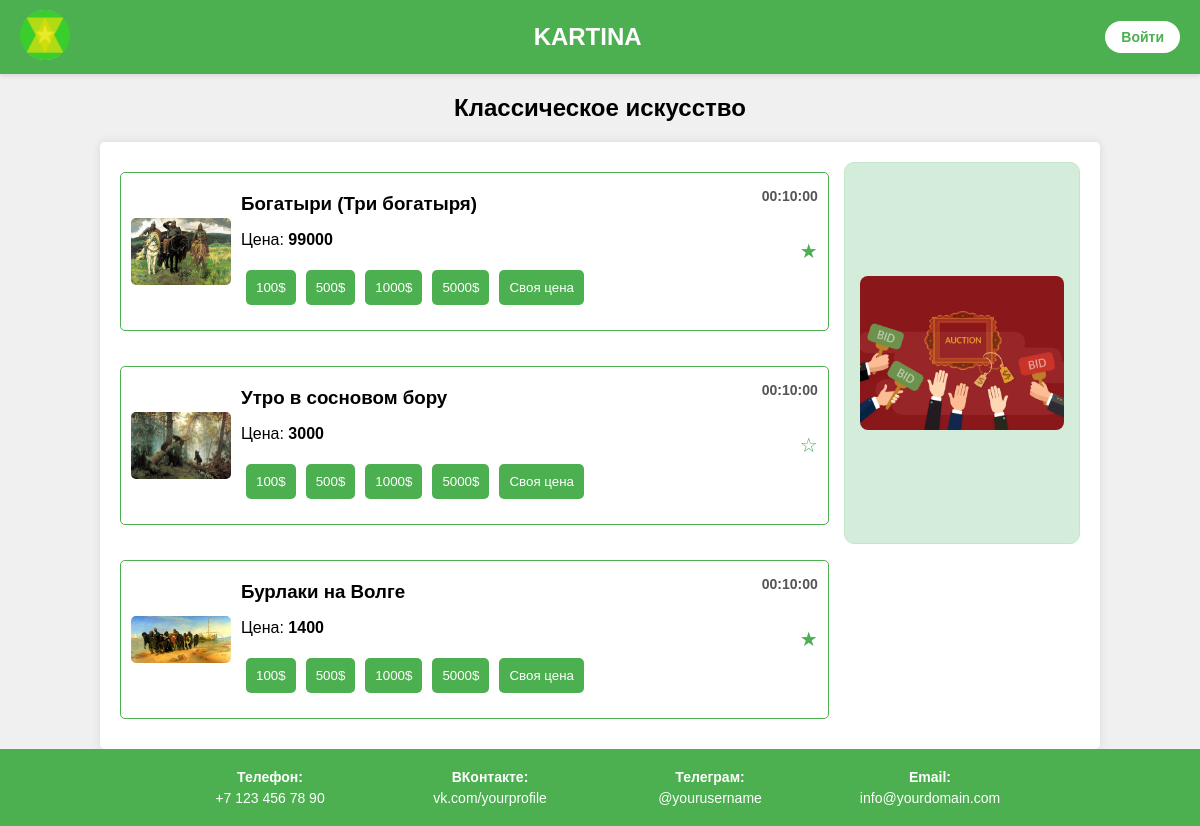
Before: /classic_art with the older database file.
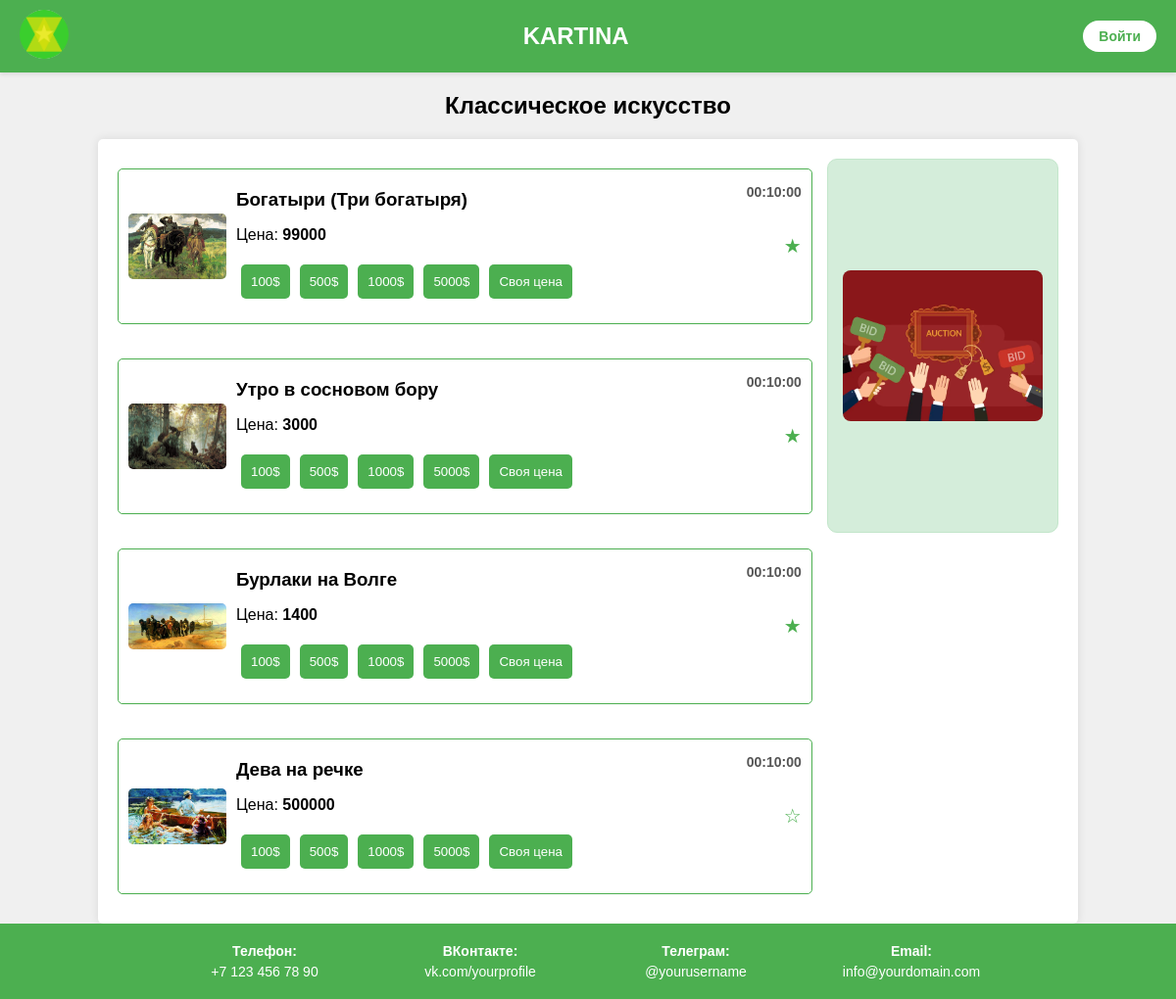
After: the same page with the newer database file.
### main/models.py (models this page shows, shortened)
class classic_picture(models.Model):
    title = models.CharField('Название картины', max_length=50)
    price = models.IntegerField(default=0)
    picture = models.ImageField(upload_to='')

### main/views.py (the view)
# urls.py: path('classic_art', views.classic_art),
def classic_art(request):
    classic_pic = classic_picture.objects.all()
    favorites = favorites_picture.objects.filter(
        picture_type='classic',
        original_id__in=classic_pic.values_list('id', flat=True)
    )
    favorite_ids_dict = {fav.original_id: fav.id for fav in favorites}
    return render(request, 'main/Klassicheskoe_iskusstvo.html', {
        'classic_pic': classic_pic,
        'favorite_ids_dict': favorite_ids_dict
    })

### main/views.py (called while the page is built)
@register.filter
def get_item(dictionary, key):
    return dictionary.get(key)

### main/templates/main/Klassicheskoe_iskusstvo.html (shortened to what this page needs)
<!DOCTYPE html>
<html lang="ru">
<head>
    <link rel="stylesheet" href="/media/styles.css">
</head>
<div class="header">
    <div class="logo">
        <a href="/">
            <img src="/media/logo.png" alt="Логотип">
        </a>
    </div>
    <div class="title">KARTINA</div>
    <div>
        {% if user.is_authenticated %}
            <a href="/favorites" class="nav-button">Избранное</a>
            <a href="/my_picture" class="nav-button">Мои картины</a>
            <a href="/logout" class="nav-button">Выйти</a>
        {% else %}
            <a href="login" class="nav-button">Войти</a>
        {% endif %}
    </div>
</div>
    <h2 style="text-align: center; margin-top: 20px;">Классическое искусство</h2>
    <div class="container">
        <div class="main-content list">
            {% for el in classic_pic %}
                <div class="artwork">
                    <img src="{{ el.picture.url }}" alt="{{ el.title }}">
                    <div>
                        <h3>{{ el.title }}</h3>
                        <p>Цена: <span class="price">{{ el.price }}</span></p>
                        <div class="price-buttons">
                            <button onclick="setCustomPrice(100, this)">100$</button>
                            <button onclick="setCustomPrice(500, this)">500$</button>
                            <button onclick="setCustomPrice(1000, this)">1000$</button>
                            <button onclick="setCustomPrice(5000, this)">5000$</button>
                            <button onclick="showCustomPrice(this)">Своя цена</button>
                        </div>
                    </div>
                    <div class="favorite"
                         onclick="toggleFavorite(this, {{ el.id }}, 'classic')"
                         {% if el.id in favorite_ids_dict %}
                         data-favorite-id="{{ favorite_ids_dict|get_item:el.id }}"
                         {% endif %}>
                        {% if el.id in favorite_ids_dict %}★{% else %}☆{% endif %}
                    </div>
                    <div class="timer">00:10:00</div>
                </div>
            {% endfor %}
        </div>
        <div class="sidebar">
      <div class="advertisement">
        <img src="/media/auction-art.png" alt="Реклама аукциона картин" />
      </div>
    </div>
    </div>
    <div class="footer">
    <div class="contact-item">
        <strong>Телефон:</strong> <span>+7 123 456 78 90</span>
    </div>
    <div class="contact-item">
        <strong>ВКонтакте:</strong> <a href="https://vk.com/yourprofile" style="color: white; text-decoration: none;">vk.com/yourprofile</a>
    </div>
    <div class="contact-item">
        <strong>Телеграм:</strong> <a href="https://t.me/yourusername" style="color: white; text-decoration: none;">@yourusername</a>
    </div>
    <div class="contact-item">
        <strong>Email:</strong> <a href="mailto:info@yourdomain.com" style="color: white; text-decoration: none;">info@yourdomain.com</a>
    </div>
</body>
</html>

### media/styles.css (style rules this page uses)
.header { background-color: #4CAF50; display: flex; align-items: center; justify-content: space-between; padding: 10px 20px; color: #fff; box-shadow: 0 2px 4px rgba(0,0,0,0.1); }
.logo img { width: 50px; height: 50px; border-radius: 50%; object-fit: cover; transition: transform 0.3s; }
.title { flex: 1; text-align: center; font-size: 24px; font-weight: bold; }
.container { display: flex; width: 80%; margin: auto; background: white; padding: 20px; border-radius: 5px; box-shadow: 0 0 10px rgba(0, 0, 0, 0.1); flex-wrap: wrap; gap: 15px; }
.main-content.list { display: flex; flex-direction: column; gap: 15px; }
.main-content { display: grid; grid-template-columns: repeat(2, 1fr); gap: 15px; }
.artwork { border: 1px solid #4CAF50; margin: 10px 0; padding: 10px; border-radius: 5px; position: relative; display: flex; align-items: center; transition: all 0.3s; }
.artwork img { width: 100px; height: auto; border-radius: 5px; margin-right: 10px; object-fit: cover; }
.artwork h3 { margin: 10px 0 5px 0; }
.price { font-weight: bold; }
.timer { font-size: 14px; margin-top: 5px; color: #555; }
.favorite { font-size: 20px; color: #4CAF50; margin-left: auto; cursor: pointer; transition: color 0.3s; }
.price-buttons { margin: 10px 0; display: flex; align-items: center; flex-wrap: wrap; }
.price-buttons button { margin: 5px; padding: 10px; background-color: #4CAF50; color: white; border: none; border-radius: 5px; cursor: pointer; transition: background-color 0.3s; }
.timer { position: absolute; top: 10px; right: 10px; font-weight: bold; color: #4CAF50; }
.sidebar { flex: 1; min-width: 180px; display: flex; flex-direction: column; gap: 15px; }
.advertisement { background-color: #d4edda; border-radius: 10px; border: 1px solid #c3e6cb; padding: 15px; min-height: 350px; display: flex; align-items: center; justify-content: center; }
.advertisement img { width: 100%; height: auto; border-radius: 8px; object-fit: cover; }
.footer { background-color: #4CAF50; color: #fff; padding: 20px; display: flex; flex-wrap: wrap; justify-content: center; gap: 20px; font-size: 14px; }
.contact-item { display: flex; flex-direction: column; align-items: center; gap: 5px; min-width: 160px; }
.main-content { flex: 3; }
.sidebar { flex: 1; }
.advertisement img { width: 100%; height: auto; display: block; }
.footer { background-color: #4CAF50; padding: 20px; display: flex; flex-wrap: wrap; gap: 20px; }
.footer .contact-item { width: 200px; }

### main/templates/main/Klassicheskoe_iskusstvo.html (style rules this page uses)
.nav-button { display: inline-block; padding: 8px 16px; background-color: #fff; color: #4CAF50 ; text-decoration: none; font-size: 14px; font-weight: 750; border: 1px solid #white; border-radius: 20px; transition: all 0.2s ease; }

Changed rows visible on the page:
computed for classic_picture "Утро в сосновом бору": text "☆" → "★"
added classic_picture: picture (picture), title "Дева на речке", price "500000"
